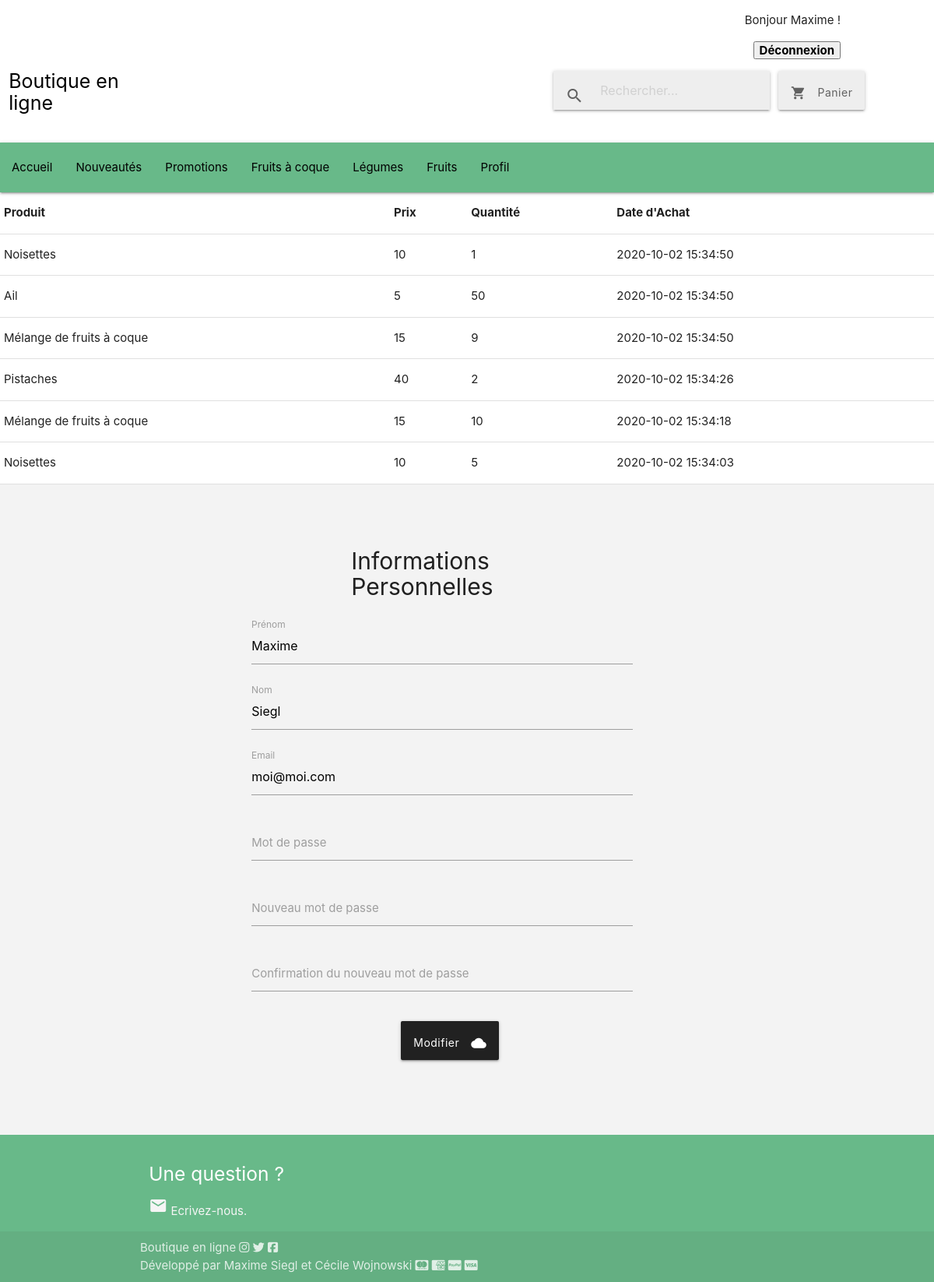
Page /profil.php (signed in) on the committed database.
### tables this page shows
CREATE TABLE IF NOT EXISTS `historique` (
  `id` int(11) NOT NULL AUTO_INCREMENT,
  `id_produit` int(11) NOT NULL,
  `quantite` int(11) NOT NULL,
  `id_utilisateur` int(11) NOT NULL,
  `date_achat` datetime NOT NULL,
  PRIMARY KEY (`id`)
);

CREATE TABLE IF NOT EXISTS `produits` (
  `id` int(11) NOT NULL AUTO_INCREMENT,
  `nom` varchar(255) NOT NULL,
  `prix` int(11) NOT NULL,
  `description` text NOT NULL,
  `image` varchar(255) NOT NULL,
  `date_ajout` datetime NOT NULL,
  `stock` int(11) NOT NULL,
  `valorisation` tinyint(1) NOT NULL,
  `prix_solde` int(11) DEFAULT NULL,
  `id_categorie` int(11) NOT NULL,
  PRIMARY KEY (`id`)
);

CREATE TABLE IF NOT EXISTS `utilisateurs` (
  `id` int(11) NOT NULL AUTO_INCREMENT,
  `nom` varchar(255) NOT NULL,
  `prenom` varchar(255) NOT NULL,
  `email` varchar(255) NOT NULL,
  `password` varchar(255) NOT NULL,
  `etat_panier` tinyint(1) DEFAULT NULL,
  `admin` tinyint(1) DEFAULT NULL,
  PRIMARY KEY (`id`)
);

### includes/php_profil.php (called while the page is built, shortened)
<?php
    if(isset($_SESSION['email']))
    {
        $utilisateur = new Utilisateur($db);
        $infos = $db->query("SELECT * FROM utilisateurs WHERE email = ? ", [$_SESSION['email']]);
        $info = $infos->fetch();
        $infos_perso = get_object_vars($info);
    }
    else
    {
        App::redirect('index.php');
    }
    $id_utilisateur = $_SESSION['id'];
    $utilisateur->stocker_historique($id_utilisateur);
?>

### classes/Database.php (called while the page is built)
<?php
    class Database
    {
        private $pdo;
        public function __construct($login, $password, $database_name, $host = 'localhost'){
            $this->pdo = new PDO("mysql:host=$host; port=3306; dbname=$database_name", "$login", "$password");
            $this->pdo->setAttribute(PDO::ATTR_ERRMODE, PDO::ERRMODE_EXCEPTION);
            $this->pdo->setAttribute(PDO::ATTR_DEFAULT_FETCH_MODE, PDO::FETCH_OBJ);
        }
        public function query($query, $params = false){
            if($params){
                $req = $this->pdo->prepare($query);
                $req->execute($params);
            }
            else{
                $req = $this->pdo->query($query);
            }
            return $req;
        }
    }
?>

### classes/Utilisateur.php (the view, shortened to what this page needs)
<?php
  class Utilisateur{
    private $db;
    public function __construct($db){
      return $this->db = $db;
    }
    public function stocker_historique($id_utilisateur){
      $requete = $this->db->query("SELECT * FROM historique INNER JOIN produits
                              ON id_produit = produits.id
                              WHERE id_utilisateur = ?
                              ORDER BY date_achat DESC", [$id_utilisateur]);
      $historique = $requete->fetchall(PDO::FETCH_ASSOC);
      echo '<table>';
      echo '<thead>';
      echo '<th> Produit </th>';
      echo '<th> Prix </th>';
      echo '<th> Quantité </th>';
      echo '<th> Date d\'Achat </th>';
      echo '</thead>';
      echo '<tbody>';
      foreach($historique as $recap)
      {
      echo '<tr>';
      echo '<td>'.$recap['nom'].'</td>';
      echo '<td>'.$recap['prix'].'</td>';
      echo '<td>'.$recap['quantite'].'</td>';
      echo '<td>'.$recap['date_achat'].'</td>';
      echo '</tr>';
      }
      echo '</tbody>';
      echo '</table>';
    }
  }
?>

### profil.php (shortened to what this page needs)
<?php
    $db = App::getDatabase();
?>
<!DOCTYPE html>
<html lang="fr" dir="ltr">
  <head>
    <link rel="stylesheet" href="https://cdnjs.cloudflare.com/ajax/libs/materialize/1.0.0/css/materialize.min.css">
    <link rel="stylesheet" href="css/style.css">
  </head>
<body>
    <?php
        include('includes/header.php');
        include 'includes/php_profil.php';
    ?>
    <main>
        <div class="row">
            <form id="form_inscription" class="col s8 m8 offset-s3 offset-m3" action="" method="POST">
                <div class="row">
                    <div class="col s4 m4 offset-s2 offset-m2">
                    <h2 > Informations Personnelles </h2>
                    </div>
                </div>
                <div class="row">
                    <div class="input-field col m8 s8">
                    <input id="prenom" type="text" class="validate" name="prenom" value="<?php echo $infos_perso['prenom']; ?>" required>
                    <label for="prenom">Prénom</label>
                    </div>
                </div>
                <div class="row">
                    <div class="input-field col m8 s8">
                    <input id="nom" type="text" class="validate" name="nom" value="<?php echo $infos_perso['nom']; ?>" required>
                    <label for="nom">Nom</label>
                    </div>
                </div>
                <div class="row">
                    <div class="input-field col m8 s8">
                    <input id="email" type="email" class="validate" name="email" value="<?php echo $infos_perso['email']; ?>"required>
                    <label for="email">Email</label>
                    </div>
                </div>
                <div class="row">
                    <div class="input-field col m8 s8">
                    <input id="password" type="password" class="validate" name="password" required>
                    <label for="password">Mot de passe </label>
                    </div>
                </div>
                <div class="row">
                    <div class="input-field col m8 s8">
                    <input id="new_password" type="password" class="validate" name="new_password">
                    <label for="password">Nouveau mot de passe </label>
                    </div>
                </div>
                <div class="row">
                    <div class="input-field col m8 s8">
                    <input id="conf_password" type="password" class="validate" name="conf_password">
                    <label for="conf_password"> Confirmation du nouveau mot de passe </label>
                    </div>
                </div>
                <div class="row">
                    <div class="input-field col m3 s3 offset-m3 offset-s3">
                    <button class="btn waves-effect waves-light grey darken-4" type="submit" name="modifier">
                        Modifier<i class="material-icons right">cloud</i>
                    </button>
                    </div>
                </div>
            </form>
        </div>
    </main>
    <?php include 'includes/footer.php'; ?>
</body>
</html>

### css/style.css (style rules this page uses)
.row { margin-bottom: 0 !important; }
h2 { font-size:30px !important; }
.btn { height:50px !important; text-transform:none !important; padding: 10px 16px !important; }
main { background-color: #F3F3F3 !important; padding:2%; }
#form_inscription { margin-top:2% !important; margin-bottom: 5% !important; }

### rows in the picture
historique: id_produit.nom "Noisettes", id_produit.prix "10", quantite "1", date_achat "2020-10-02 15:34:50"
historique: id_produit.nom "Ail", id_produit.prix "5", quantite "50", date_achat "2020-10-02 15:34:50"
historique: id_produit.nom "Mélange de fruits à coque", id_produit.prix "15", quantite "9", date_achat "2020-10-02 15:34:50"
historique: id_produit.nom "Pistaches", id_produit.prix "40", quantite "2", date_achat "2020-10-02 15:34:26"
historique: id_produit.nom "Mélange de fruits à coque", id_produit.prix "15", quantite "10", date_achat "2020-10-02 15:34:18"
historique: id_produit.nom "Noisettes", id_produit.prix "10", quantite "5", date_achat "2020-10-02 15:34:03"
utilisateurs: prenom "Maxime", nom "Siegl", email "moi@moi.com"

### other values in the picture
$_SESSION['prenom'] "Maxime"
